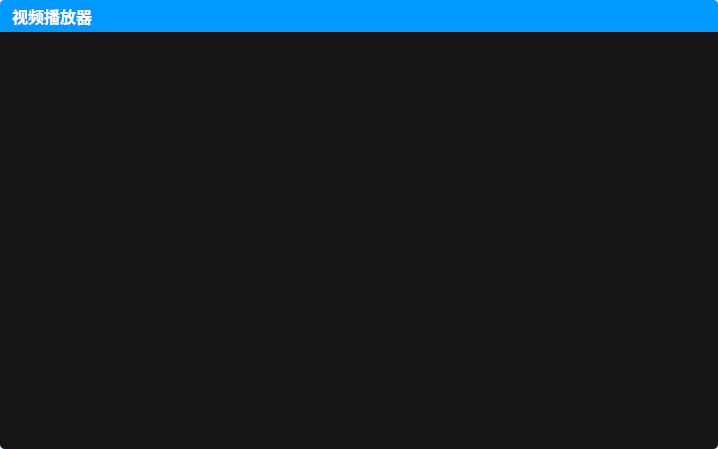
<?xml version="1.0" encoding="UTF-8"?>
<ui version="4.0">
 <class>DragAbleWidget</class>
 <widget class="QWidget" name="DragAbleWidget">
  <property name="geometry">
   <rect>
    <x>0</x>
    <y>0</y>
    <width>718</width>
    <height>449</height>
   </rect>
  </property>
  <property name="windowTitle">
   <string>Form</string>
  </property>
  <layout class="QVBoxLayout" name="verticalLayout">
   <property name="spacing">
    <number>0</number>
   </property>
   <property name="leftMargin">
    <number>0</number>
   </property>
   <property name="topMargin">
    <number>0</number>
   </property>
   <property name="rightMargin">
    <number>0</number>
   </property>
   <property name="bottomMargin">
    <number>0</number>
   </property>
   <item>
    <widget class="QWidget" name="widget_frame" native="true">
     <property name="styleSheet">
      <string notr="true">QWidget#widget_frame
{
	border:3px solid  rgb(46, 165, 255);
	background-color: rgba(255, 255, 255, 0);
	border-radius:5px;
}

QWidget#widget_back
{
border-radius:3px;
}

QWidget#widget_title
{
	border-top-right-radius:5px;
	border-top-left-radius:5px;
}

QWidget#widget_container
{
	border-bottom-right-radius:5px;
	border-bottom-left-radius:5px;
}

QStackedWidget
{
	border-bottom-right-radius:5px;
	border-bottom-left-radius:5px;
}

QWidget#page_courseList
{
	border-bottom-right-radius:5px;
	border-bottom-left-radius:5px;
}

	</string>
     </property>
     <layout class="QVBoxLayout" name="verticalLayout_6">
      <property name="spacing">
       <number>0</number>
      </property>
      <property name="leftMargin">
       <number>0</number>
      </property>
      <property name="topMargin">
       <number>0</number>
      </property>
      <property name="rightMargin">
       <number>0</number>
      </property>
      <property name="bottomMargin">
       <number>0</number>
      </property>
      <item>
       <widget class="QWidget" name="widget_back" native="true">
        <property name="styleSheet">
         <string notr="true"/>
        </property>
        <layout class="QVBoxLayout" name="verticalLayout_8">
         <property name="spacing">
          <number>0</number>
         </property>
         <property name="leftMargin">
          <number>0</number>
         </property>
         <property name="topMargin">
          <number>0</number>
         </property>
         <property name="rightMargin">
          <number>0</number>
         </property>
         <property name="bottomMargin">
          <number>0</number>
         </property>
         <item>
          <layout class="QVBoxLayout" name="verticalLayout_titleWidget_Back">
           <property name="spacing">
            <number>0</number>
           </property>
           <property name="topMargin">
            <number>0</number>
           </property>
           <item>
            <widget class="QWidget" name="widget_title" native="true">
             <property name="sizePolicy">
              <sizepolicy hsizetype="Preferred" vsizetype="Fixed">
               <horstretch>0</horstretch>
               <verstretch>0</verstretch>
              </sizepolicy>
             </property>
             <property name="minimumSize">
              <size>
               <width>0</width>
               <height>32</height>
              </size>
             </property>
             <property name="maximumSize">
              <size>
               <width>16777215</width>
               <height>32</height>
              </size>
             </property>
             <property name="styleSheet">
              <string notr="true">
QPushButton#btnMenu,QPushButton#btnMenu_Min,QPushButton#btnMenu_Max,QPushButton#btnMenu_Close{
	border-radius:0px;
	color: #F0F0F0;
	background-color:rgba(0,0,0,0);
	border-style:none;
}

QPushButton#btnMenu:hover,QPushButton#btnMenu_Min:hover,QPushButton#btnMenu_Max:hover{
	background-color: qlineargradient(spread:pad, x1:0, y1:1, x2:0, y2:0, stop:0 rgba(25, 134, 199, 0), stop:1 #636363);
}

QPushButton#btnMenu_Close:hover{
	background-color: qlineargradient(spread:pad, x1:0, y1:1, x2:0, y2:0, stop:0 rgba(238, 0, 0, 128), stop:1 rgba(238, 44, 44, 255));
}

QWidget#widget_title{
        background-color:rgb(0, 153, 255); 
}

QLabel#lab_Ico,QLabel#lab_Title{
	border-radius:0px;
	color: #F0F0F0;
	background-color:rgba(0,0,0,0);
	border-style:none;
}
</string>
             </property>
             <layout class="QHBoxLayout" name="horizontalLayout_40">
              <property name="spacing">
               <number>0</number>
              </property>
              <property name="leftMargin">
               <number>0</number>
              </property>
              <property name="topMargin">
               <number>0</number>
              </property>
              <property name="rightMargin">
               <number>0</number>
              </property>
              <property name="bottomMargin">
               <number>0</number>
              </property>
              <item>
               <layout class="QHBoxLayout" name="horizontalLayout_19">
                <property name="spacing">
                 <number>0</number>
                </property>
                <property name="leftMargin">
                 <number>12</number>
                </property>
                <property name="topMargin">
                 <number>0</number>
                </property>
                <property name="rightMargin">
                 <number>0</number>
                </property>
                <item>
                 <widget class="QLabel" name="label_titleName">
                  <property name="styleSheet">
                   <string notr="true">color: rgb(255, 255, 255);
font-size:16px;
font-weight:bold;
font-family:&quot;微软雅黑&quot;;</string>
                  </property>
                  <property name="text">
                   <string>视频播放器</string>
                  </property>
                 </widget>
                </item>
                <item>
                 <spacer name="horizontalSpacer_26">
                  <property name="orientation">
                   <enum>Qt::Horizontal</enum>
                  </property>
                  <property name="sizeHint" stdset="0">
                   <size>
                    <width>40</width>
                    <height>20</height>
                   </size>
                  </property>
                 </spacer>
                </item>
                <item>
                 <widget class="QWidget" name="widget_titleBtn" native="true">
                  <property name="sizePolicy">
                   <sizepolicy hsizetype="Preferred" vsizetype="Expanding">
                    <horstretch>0</horstretch>
                    <verstretch>0</verstretch>
                   </sizepolicy>
                  </property>
                  <property name="maximumSize">
                   <size>
                    <width>16777215</width>
                    <height>46</height>
                   </size>
                  </property>
                  <layout class="QHBoxLayout" name="horizontalLayout_5">
                   <property name="spacing">
                    <number>2</number>
                   </property>
                   <property name="leftMargin">
                    <number>0</number>
                   </property>
                   <property name="topMargin">
                    <number>0</number>
                   </property>
                   <property name="rightMargin">
                    <number>0</number>
                   </property>
                   <property name="bottomMargin">
                    <number>0</number>
                   </property>
                   <item>
                    <widget class="QPushButton" name="btnMenu_Min">
                     <property name="sizePolicy">
                      <sizepolicy hsizetype="Minimum" vsizetype="Expanding">
                       <horstretch>0</horstretch>
                       <verstretch>0</verstretch>
                      </sizepolicy>
                     </property>
                     <property name="maximumSize">
                      <size>
                       <width>16777215</width>
                       <height>60</height>
                      </size>
                     </property>
                     <property name="cursor">
                      <cursorShape>ArrowCursor</cursorShape>
                     </property>
                     <property name="focusPolicy">
                      <enum>Qt::NoFocus</enum>
                     </property>
                     <property name="layoutDirection">
                      <enum>Qt::LeftToRight</enum>
                     </property>
                     <property name="styleSheet">
                      <string notr="true"/>
                     </property>
                     <property name="text">
                      <string/>
                     </property>
                     <property name="icon">
                      <iconset resource="../resources/resources.qrc">
                       <normaloff>:/res/showminisizebtn.png</normaloff>:/res/showminisizebtn.png</iconset>
                     </property>
                     <property name="iconSize">
                      <size>
                       <width>22</width>
                       <height>22</height>
                      </size>
                     </property>
                     <property name="flat">
                      <bool>true</bool>
                     </property>
                    </widget>
                   </item>
                   <item>
                    <widget class="QPushButton" name="btnMenu_Max">
                     <property name="sizePolicy">
                      <sizepolicy hsizetype="Minimum" vsizetype="Expanding">
                       <horstretch>0</horstretch>
                       <verstretch>0</verstretch>
                      </sizepolicy>
                     </property>
                     <property name="maximumSize">
                      <size>
                       <width>16777215</width>
                       <height>60</height>
                      </size>
                     </property>
                     <property name="cursor">
                      <cursorShape>ArrowCursor</cursorShape>
                     </property>
                     <property name="focusPolicy">
                      <enum>Qt::NoFocus</enum>
                     </property>
                     <property name="layoutDirection">
                      <enum>Qt::LeftToRight</enum>
                     </property>
                     <property name="styleSheet">
                      <string notr="true"/>
                     </property>
                     <property name="text">
                      <string/>
                     </property>
                     <property name="icon">
                      <iconset resource="../resources/resources.qrc">
                       <normaloff>:/res/showmaxsizebtn.png</normaloff>:/res/showmaxsizebtn.png</iconset>
                     </property>
                     <property name="iconSize">
                      <size>
                       <width>22</width>
                       <height>22</height>
                      </size>
                     </property>
                     <property name="flat">
                      <bool>true</bool>
                     </property>
                    </widget>
                   </item>
                  </layout>
                 </widget>
                </item>
                <item>
                 <widget class="QPushButton" name="btnMenu_Close">
                  <property name="sizePolicy">
                   <sizepolicy hsizetype="Minimum" vsizetype="Expanding">
                    <horstretch>0</horstretch>
                    <verstretch>0</verstretch>
                   </sizepolicy>
                  </property>
                  <property name="cursor">
                   <cursorShape>PointingHandCursor</cursorShape>
                  </property>
                  <property name="styleSheet">
                   <string notr="true"/>
                  </property>
                  <property name="text">
                   <string/>
                  </property>
                  <property name="icon">
                   <iconset resource="../resources/resources.qrc">
                    <normaloff>:/res/close_normal.png</normaloff>:/res/close_normal.png</iconset>
                  </property>
                  <property name="iconSize">
                   <size>
                    <width>28</width>
                    <height>28</height>
                   </size>
                  </property>
                 </widget>
                </item>
               </layout>
              </item>
             </layout>
            </widget>
           </item>
          </layout>
         </item>
         <item>
          <widget class="QWidget" name="widget_container" native="true">
           <property name="sizePolicy">
            <sizepolicy hsizetype="Preferred" vsizetype="Expanding">
             <horstretch>0</horstretch>
             <verstretch>0</verstretch>
            </sizepolicy>
           </property>
           <property name="styleSheet">
            <string notr="true">QWidget#widget_container
{
	background-color: rgb(22, 22, 22);
}
</string>
           </property>
          </widget>
         </item>
        </layout>
       </widget>
      </item>
     </layout>
    </widget>
   </item>
  </layout>
 </widget>
 <resources>
  <include location="../resources/resources.qrc"/>
 </resources>
 <connections/>
</ui>
